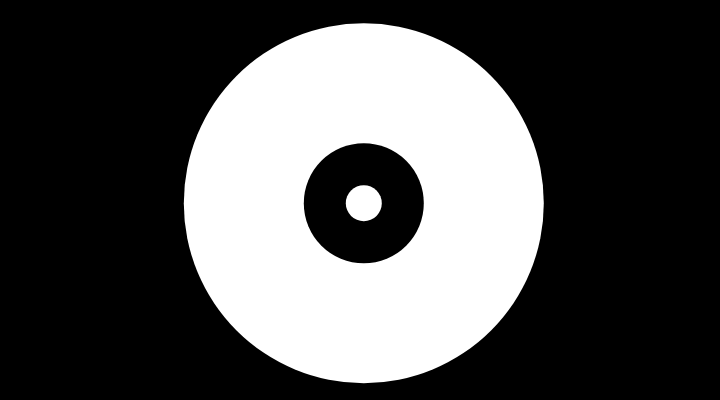
Frame 1 (no input)
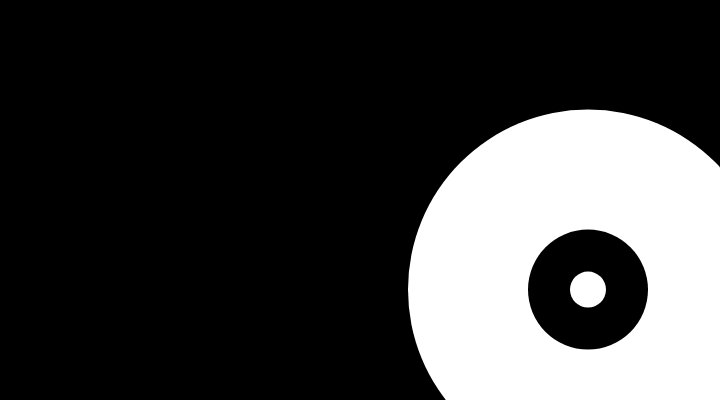
Frame 60 (no input)
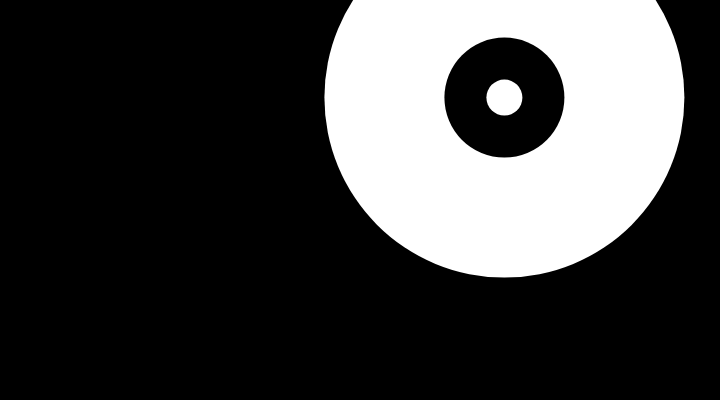
Frame 120 (the mouse pressed at the canvas centre since frame 60)

The p5.js sketch that drew these frames (run headless with seeded random() and noise() and a simulated clock; from frame 60 on, the mouse is pressed at the canvas centre):

// p5.js sketch
// ── sketch.js
// -
// Nomefile 0.1 by Fabrizio De Donatis [cerchio, rimbalzo]
// 2020 © Fabrizio De Donatis, Daniele @Fupete and the course DSII2020 at DESIGN.unirsm
// github.com/dsii-2020-unirsm — github.com/fupete
// Educational purposes, MIT License, 2020, San Marino
// esercizio "giochi senza frontiere"
// —


let rad = 60; // Width of the shape
let xpos, ypos; // Starting position of shape

let xspeed = 3.8; // Speed of the shape
let yspeed = 3.2; // Speed of the shape

let xdirection = 1; // Left or Right
let ydirection = 1; // Top to Bottom

function setup() {
  createCanvas(720, 400);
  noStroke();
  frameRate(30);
  ellipseMode(RADIUS);
  // Set the starting position of the shape
  xpos = width / 2;
  ypos = height / 2;
}

function draw() {
  background(0);

  // Update the position of the shape
  xpos = xpos + xspeed * xdirection;
  ypos = ypos + yspeed * ydirection;

  // Test to see if the shape exceeds the boundaries of the screen
  // If it does, reverse its direction by multiplying by -1
  if (xpos > width - rad || xpos < rad) {
    xdirection *= -1;
  }
  if (ypos > height - rad || ypos < rad) {
    ydirection *= -1;
  }

  // Draw the shape
  fill (255);
  ellipse(xpos, ypos, rad*3, rad*3);
  fill (0);
  ellipse(xpos, ypos, rad, rad);
   fill (255);
  ellipse(xpos, ypos, rad*0.3, rad*0.3);
  
  
}
